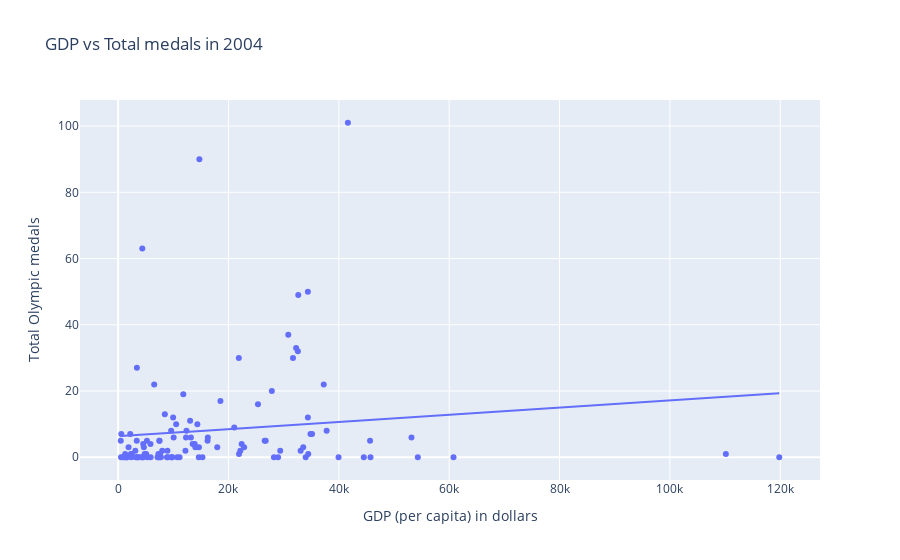
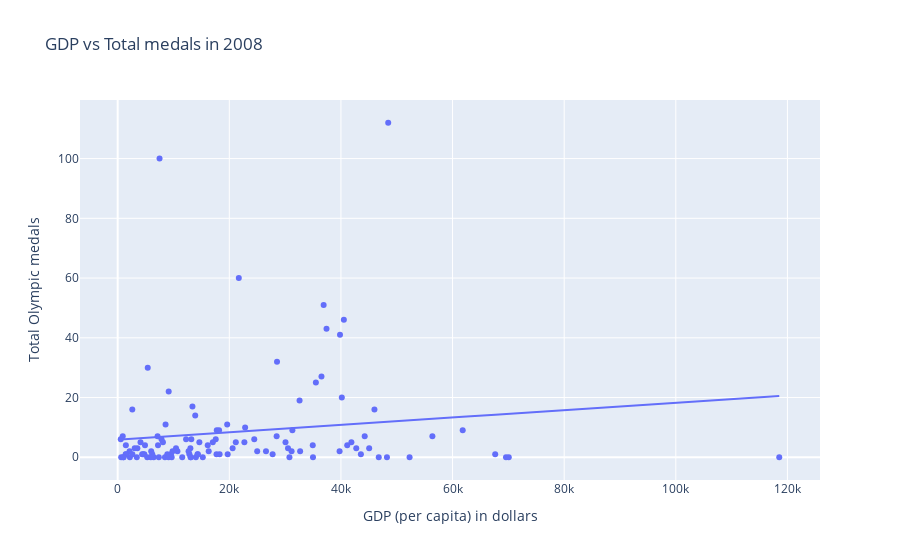
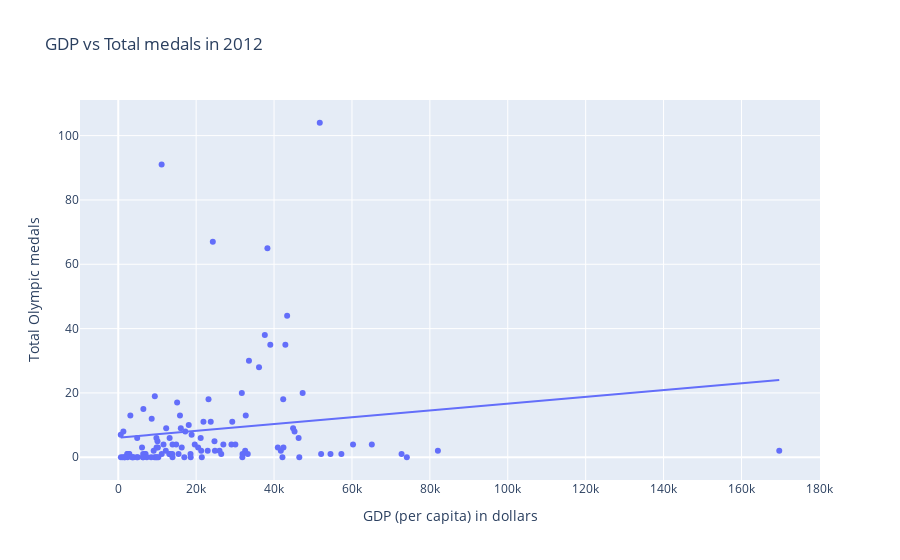
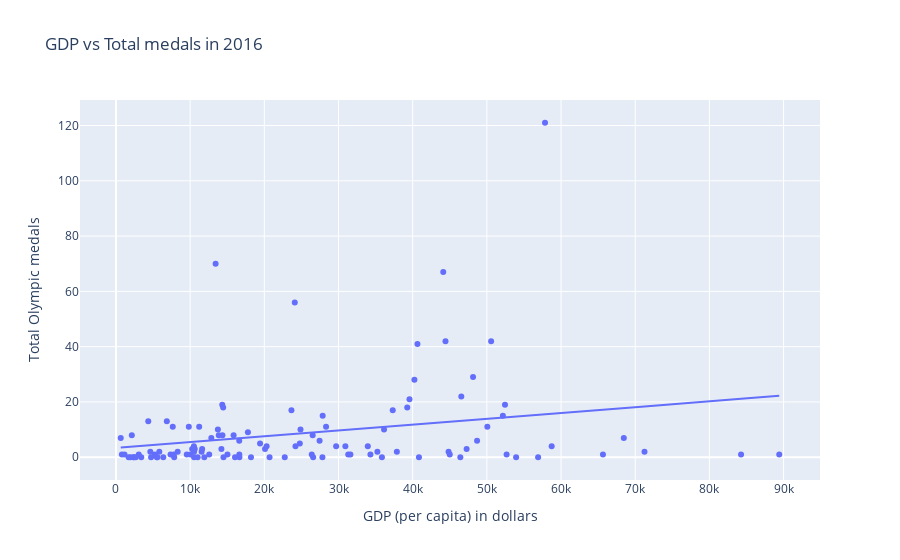

These figures' notebook cell, in order:
### Code cell
medals_plot(olympics_dataframe, "2004", "GDP", "Total")
medals_plot(olympics_dataframe, "2008", "GDP", "Total")
medals_plot(olympics_dataframe, "2012", "GDP", "Total")
medals_plot(olympics_dataframe, "2016", "GDP", "Total")

### Figure 1 — Plotly figure (JSON) as saved in the notebook; plotly's stock layout.template omitted (floating-point values rounded to 4 significant figures)
{"data": [{"customdata": [["United States"], ["China"], ["Great Britain"], ["Russia"], ["South Korea"], ["Germany"], ["France"], ["Australia"], ["Italy"], ["Hungary"], ["Japan"], ["Iran"], ["Netherlands"], ["New Zealand"], ["Ukraine"], ["Cuba"], ["Spain"], ["Jamaica"], ["Czech Republic"], ["South Africa"], ["North Korea"], ["Brazil"], ["Kazakhstan"], ["Poland"], ["Ethiopia"], ["Croatia"], ["Canada"], ["Belarus"], ["Kenya"], ["Denmark"], ["Romania"], ["Azerbaijan"], ["Switzerland"], ["Norway"], ["Lithuania"], ["Tunisia"], ["Sweden"], ["Colombia"], ["Mexico"], ["Georgia"], ["Ireland"], ["Argentina"], ["Serbia"], ["Slovenia"], ["Trinidad and Tobago"], ["Turkey"], ["Dominican Republic"], ["Chinese Taipei"], ["Latvia"], ["Algeria"], ["Bahamas"], ["Bahrain"], ["Grenada"], ["Uganda"], ["Venezuela"], ["Egypt"], ["India"], ["Mongolia"], ["Thailand"], ["Bulgaria"], ["Finland"], ["Indonesia"], ["Slovakia"], ["Belgium"], ["Armenia"], ["Estonia"], ["Malaysia"], ["Puerto Rico"], ["Qatar"], ["Botswana"], ["Cyprus"], ["Gabon"], ["Guatemala"], ["Montenegro"], ["Portugal"], ["Uzbekistan"], ["Greece"], ["Singapore"], ["Afghanistan"], ["Cameroon"], ["Hong Kong"], ["Kuwait"], ["Morocco"], ["Saudi Arabia"], ["Tajikistan"], ["Vietnam"], ["Zimbabwe"], ["Panama"], ["Nigeria"], ["Austria"], ["Kyrgyzstan"], ["Chile"], ["Ecuador"], ["Iceland"], ["Samoa"], ["Sudan"], ["Israel"], ["Mauritius"], ["Moldova"], ["Togo"], ["Ivory Coast"], ["Fiji"], ["Jordan"], ["Kosovo"], ["Burundi"], ["Niger"], ["Philippines"], ["United Arab Emirates"], ["Serbia and Montenegro"], ["Paraguay"], ["Eritrea"], ["Syria"]], "hovertemplate": "GDP (per capita) in dollars=%{x}<br>Total Olympic medals=%{y}<br>NOC=%{customdata[0]}<extra></extra>", "legendgroup": "", "marker": {"color": "#636efa", "symbol": "circle"}, "mode": "markers", "name": "", "orientation": "v", "showlegend": false, "type": "scatter", "x": [41642, 4381, 31688, 14728, 21872, 32645, 32255, 34390, 32577, 18544, 30836, 13190, 37263, 26745, 6536, 3399, 27856, 7488, 21045, 10058, 473, 10514, 12381, 14358, 571, 16203, 34390, 8463, 2191, 37792, 11808, 5220, 45660, 53167, 14644, 7362, 34868, 7990, 13878, 4539, 39948, 12303, 8853, 22385, 21910, 13045, 7608, 26562, 13507, 10705, 29379, 44525, 9015, 1597, 12194, 7484, 2474, 5083, 9611, 9965, 33076, 5859, 16258, 33545, 4562, 17965, 15279, 28990, 119823, 9775, 28235, 14618, 5307, 9776, 22832, 3374, 25345, 54317, 1113, 2303, 34456, 60785, 4663, 45739, 1568, 3427, 1885, 9647, 3109, 35147, 2376, 14001, 7143, 33990, 3723, 3524, 22143, 11134, 4413, 1420, 3164, 7756, 7475, 5890, 521, 839, 4174, 110145, 8931, 7288, 1279, 4816], "xaxis": "x", "y": [101, 63, 30, 90, 30, 49, 33, 50, 32, 17, 37, 6, 22, 5, 22, 27, 20, 5, 9, 6, 5, 10, 8, 10, 7, 5, 12, 13, 7, 8, 19, 5, 5, 6, 3, 0, 7, 2, 4, 4, 0, 6, 0, 4, 1, 11, 1, 5, 4, 0, 2, 0, 0, 0, 2, 5, 1, 1, 8, 12, 2, 4, 6, 3, 0, 3, 0, 0, 0, 0, 0, 0, 0, 0, 3, 5, 16, 0, 0, 1, 1, 0, 3, 0, 0, 0, 3, 0, 2, 7, 0, 3, 0, 0, 0, 0, 2, 0, 0, 0, 0, 0, 0, 0, 0, 0, 0, 1, 2, 1, 1, 1], "yaxis": "y"}, {"hovertemplate": "<b>OLS trendline</b><br>Total-2004 = 0.000108182 * GDP-2004 + 6.3327<br>R<sup>2</sup>=0.016138<br><br>GDP (per capita) in dollars=%{x}<br>Total Olympic medals=%{y} <b>(trend)</b><extra></extra>", "legendgroup": "", "marker": {"color": "#636efa", "symbol": "circle"}, "mode": "lines", "name": "", "showlegend": false, "type": "scatter", "x": [473, 521, 571, 839, 1113, 1279, 1420, 1568, 1597, 1885, 2191, 2303, 2376, 2474, 3109, 3164, 3374, 3399, 3427, 3524, 3723, 4174, 4381, 4413, 4539, 4562, 4663, 4816, 5083, 5220, 5307, 5859, 5890, 6536, 7143, 7288, 7362, 7475, 7484, 7488, 7608, 7756, 7990, 8463, 8853, 8931, 9015, 9611, 9647, 9775, 9776, 9965, 10058, 10514, 10705, 11134, 11808, 12194, 12303, 12381, 13045, 13190, 13507, 13878, 14001, 14358, 14618, 14644, 14728, 15279, 16203, 16258, 17965, 18544, 21045, 21872, 21910, 22143, 22385, 22832, 25345, 26562, 26745, 27856, 28235, 28990, 29379, 30836, 31688, 32255, 32577, 32645, 33076, 33545, 33990, 34390, 34390, 34456, 34868, 35147, 37263, 37792, 39948, 41642, 44525, 45660, 45739, 53167, 54317, 60785, 110145, 119823], "xaxis": "x", "y": [6.384, 6.389, 6.394, 6.423, 6.453, 6.471, 6.486, 6.502, 6.505, 6.537, 6.57, 6.582, 6.59, 6.6, 6.669, 6.675, 6.698, 6.7, 6.703, 6.714, 6.735, 6.784, 6.807, 6.81, 6.824, 6.826, 6.837, 6.854, 6.883, 6.897, 6.907, 6.967, 6.97, 7.04, 7.105, 7.121, 7.129, 7.141, 7.142, 7.143, 7.156, 7.172, 7.197, 7.248, 7.29, 7.299, 7.308, 7.372, 7.376, 7.39, 7.39, 7.411, 7.421, 7.47, 7.491, 7.537, 7.61, 7.652, 7.664, 7.672, 7.744, 7.76, 7.794, 7.834, 7.847, 7.886, 7.914, 7.917, 7.926, 7.986, 8.086, 8.092, 8.276, 8.339, 8.609, 8.699, 8.703, 8.728, 8.754, 8.803, 9.075, 9.206, 9.226, 9.346, 9.387, 9.469, 9.511, 9.669, 9.761, 9.822, 9.857, 9.864, 9.911, 9.962, 10.01, 10.05, 10.05, 10.06, 10.1, 10.13, 10.36, 10.42, 10.65, 10.84, 11.15, 11.27, 11.28, 12.08, 12.21, 12.91, 18.25, 19.3], "yaxis": "y"}], "layout": {"legend": {"tracegroupgap": 0}, "title": {"text": "GDP vs Total medals in 2004"}, "xaxis": {"anchor": "y", "domain": [0, 1], "title": {"text": "GDP (per capita) in dollars"}}, "yaxis": {"anchor": "x", "domain": [0, 1], "title": {"text": "Total Olympic medals"}}}}

### Figure 2 — Plotly figure (JSON) as saved in the notebook; plotly's stock layout.template omitted (floating-point values rounded to 4 significant figures)
{"data": [{"customdata": [["United States"], ["China"], ["Great Britain"], ["Russia"], ["South Korea"], ["Germany"], ["France"], ["Australia"], ["Italy"], ["Hungary"], ["Japan"], ["Iran"], ["Netherlands"], ["New Zealand"], ["Ukraine"], ["Cuba"], ["Spain"], ["Jamaica"], ["Czech Republic"], ["South Africa"], ["North Korea"], ["Brazil"], ["Kazakhstan"], ["Poland"], ["Ethiopia"], ["Croatia"], ["Canada"], ["Belarus"], ["Kenya"], ["Denmark"], ["Romania"], ["Azerbaijan"], ["Switzerland"], ["Norway"], ["Lithuania"], ["Tunisia"], ["Sweden"], ["Colombia"], ["Mexico"], ["Georgia"], ["Ireland"], ["Argentina"], ["Serbia"], ["Slovenia"], ["Trinidad and Tobago"], ["Turkey"], ["Dominican Republic"], ["Chinese Taipei"], ["Latvia"], ["Algeria"], ["Bahamas"], ["Bahrain"], ["Grenada"], ["Uganda"], ["Venezuela"], ["Egypt"], ["India"], ["Mongolia"], ["Thailand"], ["Bulgaria"], ["Finland"], ["Indonesia"], ["Slovakia"], ["Belgium"], ["Armenia"], ["Estonia"], ["Malaysia"], ["Puerto Rico"], ["Qatar"], ["Botswana"], ["Cyprus"], ["Gabon"], ["Guatemala"], ["Montenegro"], ["Portugal"], ["Uzbekistan"], ["Greece"], ["Singapore"], ["Afghanistan"], ["Cameroon"], ["Hong Kong"], ["Kuwait"], ["Morocco"], ["Saudi Arabia"], ["Tajikistan"], ["Vietnam"], ["Zimbabwe"], ["Panama"], ["Nigeria"], ["Austria"], ["Kyrgyzstan"], ["Chile"], ["Ecuador"], ["Iceland"], ["Samoa"], ["Sudan"], ["Israel"], ["Mauritius"], ["Moldova"], ["Togo"], ["Ivory Coast"], ["Fiji"], ["Jordan"], ["Kosovo"], ["Burundi"], ["Niger"], ["Philippines"], ["United Arab Emirates"], ["Serbia and Montenegro"], ["Paraguay"], ["Eritrea"], ["Syria"]], "hovertemplate": "GDP (per capita) in dollars=%{x}<br>Total Olympic medals=%{y}<br>NOC=%{customdata[0]}<extra></extra>", "legendgroup": "", "marker": {"color": "#636efa", "symbol": "circle"}, "mode": "markers", "name": "", "orientation": "v", "showlegend": false, "type": "scatter", "x": [48471, 7501, 36905, 21700, 28550, 39835, 37416, 40527, 36514, 22834, 35512, 16309, 46004, 31304, 9143, 5386, 32590, 8581, 28482, 12854, 551, 13397, 17754, 19620, 904, 21165, 40159, 13894, 2618, 44261, 18164, 13189, 56389, 61820, 22704, 9554, 41877, 10454, 16134, 7147, 45061, 17567, 13026, 30070, 31159, 17042, 10704, 34952, 20591, 12701, 32690, 48244, 11565, 2181, 17706, 9831, 3529, 7227, 12256, 14638, 41130, 7850, 24471, 39760, 8111, 24997, 19711, 30775, 118534, 13068, 34994, 15247, 6455, 14012, 26573, 4894, 30519, 67641, 1512, 2632, 46777, 69575, 6008, 52302, 2128, 4783, 1465, 14299, 4094, 42746, 3048, 18262, 8892, 43576, 4576, 4382, 27761, 14367, 6200, 1429, 3424, 8472, 9673, 7373, 629, 1016, 5298, 70074, 13108, 9120, 1049, 5938], "xaxis": "x", "y": [112, 100, 51, 60, 32, 41, 43, 46, 27, 10, 25, 2, 16, 9, 22, 30, 19, 11, 7, 1, 6, 17, 9, 11, 7, 5, 20, 14, 16, 7, 9, 6, 7, 9, 5, 1, 5, 3, 4, 7, 3, 6, 3, 5, 2, 5, 2, 4, 3, 2, 2, 0, 0, 0, 1, 2, 3, 4, 6, 5, 4, 6, 6, 2, 5, 2, 1, 0, 0, 0, 0, 0, 0, 0, 2, 4, 3, 1, 1, 1, 0, 0, 2, 0, 2, 1, 4, 1, 5, 3, 3, 1, 1, 1, 1, 1, 1, 1, 1, 1, 0, 0, 0, 0, 0, 0, 0, 0, 0, 0, 0, 0], "yaxis": "y"}, {"hovertemplate": "<b>OLS trendline</b><br>Total-2008 = 0.000123659 * GDP-2008 + 5.88647<br>R<sup>2</sup>=0.019064<br><br>GDP (per capita) in dollars=%{x}<br>Total Olympic medals=%{y} <b>(trend)</b><extra></extra>", "legendgroup": "", "marker": {"color": "#636efa", "symbol": "circle"}, "mode": "lines", "name": "", "showlegend": false, "type": "scatter", "x": [551, 629, 904, 1016, 1049, 1429, 1465, 1512, 2128, 2181, 2618, 2632, 3048, 3424, 3529, 4094, 4382, 4576, 4783, 4894, 5298, 5386, 5938, 6008, 6200, 6455, 7147, 7227, 7373, 7501, 7850, 8111, 8472, 8581, 8892, 9120, 9143, 9554, 9673, 9831, 10454, 10704, 11565, 12256, 12701, 12854, 13026, 13068, 13108, 13189, 13397, 13894, 14012, 14299, 14367, 14638, 15247, 16134, 16309, 17042, 17567, 17706, 17754, 18164, 18262, 19620, 19711, 20591, 21165, 21700, 22704, 22834, 24471, 24997, 26573, 27761, 28482, 28550, 30070, 30519, 30775, 31159, 31304, 32590, 32690, 34952, 34994, 35512, 36514, 36905, 37416, 39760, 39835, 40159, 40527, 41130, 41877, 42746, 43576, 44261, 45061, 46004, 46777, 48244, 48471, 52302, 56389, 61820, 67641, 69575, 70074, 118534], "xaxis": "x", "y": [5.955, 5.964, 5.998, 6.012, 6.016, 6.063, 6.068, 6.073, 6.15, 6.156, 6.21, 6.212, 6.263, 6.31, 6.323, 6.393, 6.428, 6.452, 6.478, 6.492, 6.542, 6.552, 6.621, 6.629, 6.653, 6.685, 6.77, 6.78, 6.798, 6.814, 6.857, 6.889, 6.934, 6.948, 6.986, 7.014, 7.017, 7.068, 7.083, 7.102, 7.179, 7.21, 7.317, 7.402, 7.457, 7.476, 7.497, 7.502, 7.507, 7.517, 7.543, 7.605, 7.619, 7.655, 7.663, 7.697, 7.772, 7.882, 7.903, 7.994, 8.059, 8.076, 8.082, 8.133, 8.145, 8.313, 8.324, 8.433, 8.504, 8.57, 8.694, 8.71, 8.913, 8.978, 9.172, 9.319, 9.409, 9.417, 9.605, 9.66, 9.692, 9.74, 9.757, 9.917, 9.929, 10.21, 10.21, 10.28, 10.4, 10.45, 10.51, 10.8, 10.81, 10.85, 10.9, 10.97, 11.06, 11.17, 11.28, 11.36, 11.46, 11.58, 11.67, 11.85, 11.88, 12.35, 12.86, 13.53, 14.25, 14.49, 14.55, 20.54], "yaxis": "y"}], "layout": {"legend": {"tracegroupgap": 0}, "title": {"text": "GDP vs Total medals in 2008"}, "xaxis": {"anchor": "y", "domain": [0, 1], "title": {"text": "GDP (per capita) in dollars"}}, "yaxis": {"anchor": "x", "domain": [0, 1], "title": {"text": "Total Olympic medals"}}}}

### Figure 3 — Plotly figure (JSON) as saved in the notebook; plotly's stock layout.template omitted (floating-point values rounded to 4 significant figures)
{"data": [{"customdata": [["United States"], ["China"], ["Great Britain"], ["Russia"], ["South Korea"], ["Germany"], ["France"], ["Australia"], ["Italy"], ["Hungary"], ["Japan"], ["Iran"], ["Netherlands"], ["New Zealand"], ["Ukraine"], ["Cuba"], ["Spain"], ["Jamaica"], ["Czech Republic"], ["South Africa"], ["North Korea"], ["Brazil"], ["Kazakhstan"], ["Poland"], ["Ethiopia"], ["Croatia"], ["Canada"], ["Belarus"], ["Kenya"], ["Denmark"], ["Romania"], ["Azerbaijan"], ["Switzerland"], ["Norway"], ["Lithuania"], ["Tunisia"], ["Sweden"], ["Colombia"], ["Mexico"], ["Georgia"], ["Ireland"], ["Argentina"], ["Serbia"], ["Slovenia"], ["Trinidad and Tobago"], ["Turkey"], ["Dominican Republic"], ["Chinese Taipei"], ["Latvia"], ["Algeria"], ["Bahamas"], ["Bahrain"], ["Grenada"], ["Uganda"], ["Venezuela"], ["Egypt"], ["India"], ["Mongolia"], ["Thailand"], ["Bulgaria"], ["Finland"], ["Indonesia"], ["Slovakia"], ["Belgium"], ["Armenia"], ["Estonia"], ["Malaysia"], ["Puerto Rico"], ["Qatar"], ["Botswana"], ["Cyprus"], ["Gabon"], ["Guatemala"], ["Montenegro"], ["Portugal"], ["Uzbekistan"], ["Greece"], ["Singapore"], ["Afghanistan"], ["Cameroon"], ["Hong Kong"], ["Kuwait"], ["Morocco"], ["Saudi Arabia"], ["Tajikistan"], ["Vietnam"], ["Zimbabwe"], ["Panama"], ["Nigeria"], ["Austria"], ["Kyrgyzstan"], ["Chile"], ["Ecuador"], ["Iceland"], ["Samoa"], ["Sudan"], ["Israel"], ["Mauritius"], ["Moldova"], ["Togo"], ["Ivory Coast"], ["Fiji"], ["Jordan"], ["Kosovo"], ["Burundi"], ["Niger"], ["Philippines"], ["United Arab Emirates"], ["Serbia and Montenegro"], ["Paraguay"], ["Eritrea"], ["Syria"]], "hovertemplate": "GDP (per capita) in dollars=%{x}<br>Total Olympic medals=%{y}<br>NOC=%{customdata[0]}<extra></extra>", "legendgroup": "", "marker": {"color": "#636efa", "symbol": "circle"}, "mode": "markers", "name": "", "orientation": "v", "showlegend": false, "type": "scatter", "x": [51737, 11137, 38297, 24279, 33557, 43359, 39037, 42906, 36143, 23179, 37629, 15846, 47342, 32734, 9389, 6448, 31725, 8586, 29270, 13191, 643, 15120, 21878, 23745, 1315, 21167, 42351, 18097, 3107, 44893, 18834, 16063, 60273, 65101, 24704, 10180, 45259, 12306, 17213, 9799, 46308, 19641, 13939, 29066, 30063, 20504, 12208, 41741, 21298, 13264, 33252, 54489, 11164, 2373, 18553, 11620, 4861, 10074, 14871, 16295, 40969, 9834, 26983, 42409, 9094, 25996, 22963, 32583, 169698, 13092, 31906, 15487, 7018, 13864, 26438, 6107, 24819, 82065, 2318, 2855, 52082, 72736, 6857, 57284, 2709, 6400, 2386, 18596, 5000, 46478, 3654, 21447, 10280, 42154, 4787, 3929, 31860, 16964, 7329, 1656, 3563, 9660, 9301, 8438, 685, 1156, 6360, 74088, 13932, 9957, 1669, 6374], "xaxis": "x", "y": [104, 91, 65, 67, 30, 44, 35, 35, 28, 18, 38, 13, 20, 13, 19, 15, 20, 12, 11, 6, 7, 17, 11, 11, 8, 6, 18, 10, 13, 9, 7, 9, 4, 4, 5, 3, 8, 9, 8, 6, 6, 4, 4, 4, 4, 3, 2, 2, 2, 1, 1, 1, 1, 1, 1, 4, 6, 5, 4, 3, 3, 3, 4, 3, 2, 2, 2, 2, 2, 1, 1, 1, 1, 1, 1, 3, 2, 2, 1, 1, 1, 1, 1, 1, 1, 1, 0, 0, 0, 0, 0, 0, 0, 0, 0, 0, 0, 0, 0, 0, 0, 0, 0, 0, 0, 0, 0, 0, 0, 0, 0, 0], "yaxis": "y"}, {"hovertemplate": "<b>OLS trendline</b><br>Total-2012 = 0.000105933 * GDP-2012 + 6.07474<br>R<sup>2</sup>=0.020430<br><br>GDP (per capita) in dollars=%{x}<br>Total Olympic medals=%{y} <b>(trend)</b><extra></extra>", "legendgroup": "", "marker": {"color": "#636efa", "symbol": "circle"}, "mode": "lines", "name": "", "showlegend": false, "type": "scatter", "x": [643, 685, 1156, 1315, 1656, 1669, 2318, 2373, 2386, 2709, 2855, 3107, 3563, 3654, 3929, 4787, 4861, 5000, 6107, 6360, 6374, 6400, 6448, 6857, 7018, 7329, 8438, 8586, 9094, 9301, 9389, 9660, 9799, 9834, 9957, 10074, 10180, 10280, 11137, 11164, 11620, 12208, 12306, 13092, 13191, 13264, 13864, 13932, 13939, 14871, 15120, 15487, 15846, 16063, 16295, 16964, 17213, 18097, 18553, 18596, 18834, 19641, 20504, 21167, 21298, 21447, 21878, 22963, 23179, 23745, 24279, 24704, 24819, 25996, 26438, 26983, 29066, 29270, 30063, 31725, 31860, 31906, 32583, 32734, 33252, 33557, 36143, 37629, 38297, 39037, 40969, 41741, 42154, 42351, 42409, 42906, 43359, 44893, 45259, 46308, 46478, 47342, 51737, 52082, 54489, 57284, 60273, 65101, 72736, 74088, 82065, 169698], "xaxis": "x", "y": [6.143, 6.147, 6.197, 6.214, 6.25, 6.252, 6.32, 6.326, 6.327, 6.362, 6.377, 6.404, 6.452, 6.462, 6.491, 6.582, 6.59, 6.604, 6.722, 6.748, 6.75, 6.753, 6.758, 6.801, 6.818, 6.851, 6.969, 6.984, 7.038, 7.06, 7.069, 7.098, 7.113, 7.116, 7.13, 7.142, 7.153, 7.164, 7.255, 7.257, 7.306, 7.368, 7.378, 7.462, 7.472, 7.48, 7.543, 7.551, 7.551, 7.65, 7.676, 7.715, 7.753, 7.776, 7.801, 7.872, 7.898, 7.992, 8.04, 8.045, 8.07, 8.155, 8.247, 8.317, 8.331, 8.347, 8.392, 8.507, 8.53, 8.59, 8.647, 8.692, 8.704, 8.829, 8.875, 8.933, 9.154, 9.175, 9.259, 9.435, 9.45, 9.455, 9.526, 9.542, 9.597, 9.63, 9.903, 10.06, 10.13, 10.21, 10.41, 10.5, 10.54, 10.56, 10.57, 10.62, 10.67, 10.83, 10.87, 10.98, 11.0, 11.09, 11.56, 11.59, 11.85, 12.14, 12.46, 12.97, 13.78, 13.92, 14.77, 24.05], "yaxis": "y"}], "layout": {"legend": {"tracegroupgap": 0}, "title": {"text": "GDP vs Total medals in 2012"}, "xaxis": {"anchor": "y", "domain": [0, 1], "title": {"text": "GDP (per capita) in dollars"}}, "yaxis": {"anchor": "x", "domain": [0, 1], "title": {"text": "Total Olympic medals"}}}}

### Figure 4 — Plotly figure (JSON) as saved in the notebook; plotly's stock layout.template omitted (floating-point values rounded to 4 significant figures)
{"data": [{"customdata": [["United States"], ["China"], ["Great Britain"], ["Russia"], ["South Korea"], ["Germany"], ["France"], ["Australia"], ["Italy"], ["Hungary"], ["Japan"], ["Iran"], ["Netherlands"], ["New Zealand"], ["Ukraine"], ["Cuba"], ["Spain"], ["Jamaica"], ["Czech Republic"], ["South Africa"], ["North Korea"], ["Brazil"], ["Kazakhstan"], ["Poland"], ["Ethiopia"], ["Croatia"], ["Canada"], ["Belarus"], ["Kenya"], ["Denmark"], ["Romania"], ["Azerbaijan"], ["Switzerland"], ["Norway"], ["Lithuania"], ["Tunisia"], ["Sweden"], ["Colombia"], ["Mexico"], ["Georgia"], ["Ireland"], ["Argentina"], ["Serbia"], ["Slovenia"], ["Trinidad and Tobago"], ["Turkey"], ["Dominican Republic"], ["Chinese Taipei"], ["Latvia"], ["Algeria"], ["Bahamas"], ["Bahrain"], ["Grenada"], ["Uganda"], ["Venezuela"], ["Egypt"], ["India"], ["Mongolia"], ["Thailand"], ["Bulgaria"], ["Finland"], ["Indonesia"], ["Slovakia"], ["Belgium"], ["Armenia"], ["Estonia"], ["Malaysia"], ["Puerto Rico"], ["Qatar"], ["Botswana"], ["Cyprus"], ["Gabon"], ["Guatemala"], ["Montenegro"], ["Portugal"], ["Uzbekistan"], ["Greece"], ["Singapore"], ["Afghanistan"], ["Cameroon"], ["Hong Kong"], ["Kuwait"], ["Morocco"], ["Saudi Arabia"], ["Tajikistan"], ["Vietnam"], ["Zimbabwe"], ["Panama"], ["Nigeria"], ["Austria"], ["Kyrgyzstan"], ["Chile"], ["Ecuador"], ["Iceland"], ["Samoa"], ["Sudan"], ["Israel"], ["Mauritius"], ["Moldova"], ["Togo"], ["Ivory Coast"], ["Fiji"], ["Jordan"], ["Kosovo"], ["Burundi"], ["Niger"], ["Philippines"], ["United Arab Emirates"], ["Serbia and Montenegro"], ["Paraguay"], ["Eritrea"], ["Syria"]], "hovertemplate": "GDP (per capita) in dollars=%{x}<br>Total Olympic medals=%{y}<br>NOC=%{customdata[0]}<extra></extra>", "legendgroup": "", "marker": {"color": "#636efa", "symbol": "circle"}, "mode": "markers", "name": "", "orientation": "v", "showlegend": false, "type": "scatter", "x": [57840, 13432, 44121, 24104, 39567, 50575, 44422, 48135, 40231, 27863, 40641, 13855, 52441, 39266, 11216, 7657, 37310, 9818, 36137, 13738, 642, 14326, 23654, 28321, 2134, 24876, 46554, 17787, 4353, 52160, 24197, 14448, 68461, 58736, 30922, 10269, 50062, 14352, 19422, 12855, 71251, 20308, 15856, 33947, 26390, 26514, 16626, 47272, 26580, 11543, 35239, 44834, 15026, 2359, 14213, 11616, 5840, 10524, 16616, 20091, 44995, 10619, 29681, 48680, 10502, 31310, 24780, 34300, 84269, 16639, 35852, 14490, 7847, 18198, 31604, 6856, 27449, 89417, 2401, 3405, 56907, 40844, 7356, 46423, 3071, 8316, 2667, 27829, 5235, 52660, 4728, 22752, 11009, 53943, 5524, 5569, 37864, 20701, 10527, 1954, 4629, 12563, 9544, 10028, 794, 1148, 7789, 65651, 16049, 11907, 1701, 6374], "xaxis": "x", "y": [121, 70, 67, 56, 21, 42, 42, 29, 28, 15, 41, 8, 19, 18, 11, 11, 17, 11, 10, 10, 7, 19, 17, 11, 8, 10, 22, 9, 13, 15, 4, 18, 7, 4, 4, 3, 11, 8, 5, 7, 2, 4, 8, 4, 1, 8, 1, 3, 0, 2, 2, 2, 1, 0, 3, 3, 2, 2, 6, 3, 1, 3, 4, 6, 4, 1, 5, 1, 1, 0, 0, 0, 0, 0, 1, 13, 6, 1, 0, 0, 0, 0, 1, 0, 1, 2, 0, 0, 1, 1, 0, 0, 0, 0, 0, 0, 2, 0, 0, 0, 2, 1, 1, 1, 1, 1, 1, 1, 0, 0, 0, 0], "yaxis": "y"}, {"hovertemplate": "<b>OLS trendline</b><br>Total-2016 = 0.000210145 * GDP-2016 + 3.42418<br>R<sup>2</sup>=0.060345<br><br>GDP (per capita) in dollars=%{x}<br>Total Olympic medals=%{y} <b>(trend)</b><extra></extra>", "legendgroup": "", "marker": {"color": "#636efa", "symbol": "circle"}, "mode": "lines", "name": "", "showlegend": false, "type": "scatter", "x": [642, 794, 1148, 1701, 1954, 2134, 2359, 2401, 2667, 3071, 3405, 4353, 4629, 4728, 5235, 5524, 5569, 5840, 6374, 6856, 7356, 7657, 7789, 7847, 8316, 9544, 9818, 10028, 10269, 10502, 10524, 10527, 10619, 11009, 11216, 11543, 11616, 11907, 12563, 12855, 13432, 13738, 13855, 14213, 14326, 14352, 14448, 14490, 15026, 15856, 16049, 16616, 16626, 16639, 17787, 18198, 19422, 20091, 20308, 20701, 22752, 23654, 24104, 24197, 24780, 24876, 26390, 26514, 26580, 27449, 27829, 27863, 28321, 29681, 30922, 31310, 31604, 33947, 34300, 35239, 35852, 36137, 37310, 37864, 39266, 39567, 40231, 40641, 40844, 44121, 44422, 44834, 44995, 46423, 46554, 47272, 48135, 48680, 50062, 50575, 52160, 52441, 52660, 53943, 56907, 57840, 58736, 65651, 68461, 71251, 84269, 89417], "xaxis": "x", "y": [3.559, 3.591, 3.665, 3.782, 3.835, 3.873, 3.92, 3.929, 3.985, 4.07, 4.14, 4.339, 4.397, 4.418, 4.524, 4.585, 4.594, 4.651, 4.764, 4.865, 4.97, 5.033, 5.061, 5.073, 5.172, 5.43, 5.487, 5.532, 5.582, 5.631, 5.636, 5.636, 5.656, 5.738, 5.781, 5.85, 5.865, 5.926, 6.064, 6.126, 6.247, 6.311, 6.336, 6.411, 6.435, 6.44, 6.46, 6.469, 6.582, 6.756, 6.797, 6.916, 6.918, 6.921, 7.162, 7.248, 7.506, 7.646, 7.692, 7.774, 8.205, 8.395, 8.49, 8.509, 8.632, 8.652, 8.97, 8.996, 9.01, 9.192, 9.272, 9.279, 9.376, 9.661, 9.922, 10.0, 10.07, 10.56, 10.63, 10.83, 10.96, 11.02, 11.26, 11.38, 11.68, 11.74, 11.88, 11.96, 12.01, 12.7, 12.76, 12.85, 12.88, 13.18, 13.21, 13.36, 13.54, 13.65, 13.94, 14.05, 14.39, 14.44, 14.49, 14.76, 15.38, 15.58, 15.77, 17.22, 17.81, 18.4, 21.13, 22.21], "yaxis": "y"}], "layout": {"legend": {"tracegroupgap": 0}, "title": {"text": "GDP vs Total medals in 2016"}, "xaxis": {"anchor": "y", "domain": [0, 1], "title": {"text": "GDP (per capita) in dollars"}}, "yaxis": {"anchor": "x", "domain": [0, 1], "title": {"text": "Total Olympic medals"}}}}
